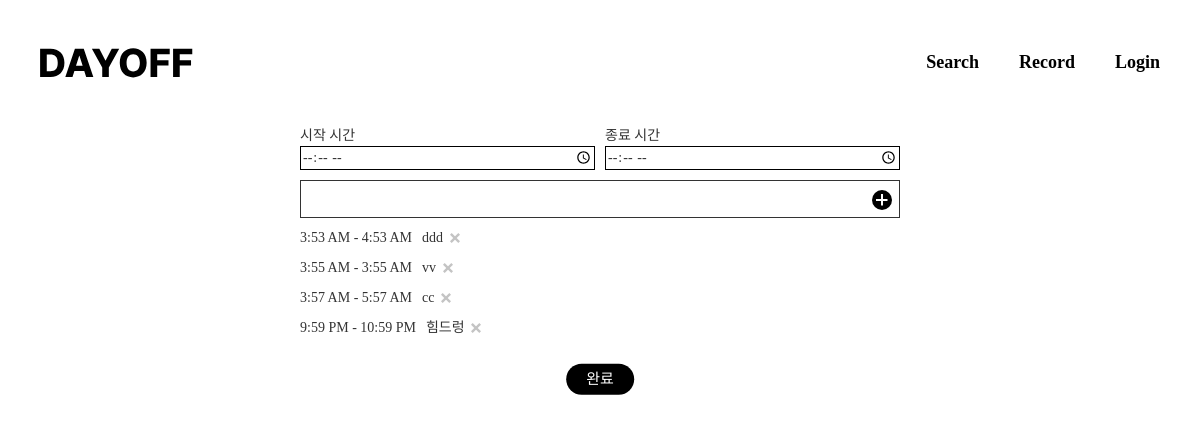
The page /addSchedule/34 on the database its author committed.
### today/models.py (models this page shows, shortened)
class Schedule(models.Model):
    post = models.ForeignKey(
        Post, on_delete=models.CASCADE, related_name='schedules', blank=True, null=True)
    start_time = models.TimeField(default=datetime.time(00, 00))
    end_time = models.TimeField(default=datetime.time(00, 00))
    contents = models.CharField(max_length=100, blank=True, null=True)

### today/views.py (the view)
# urls.py: path('addSchedule/<int:post_id>', today.views.addSchedule, name="addSchedule"),
def addSchedule(request, post_id):
    post_detail=get_object_or_404(Post, pk=post_id)
    schedule=post_detail.schedules.all().order_by('start_time__hour')
    return render(request, 'addSchedule.html', {'post':post_detail, 'schedules':schedule})

### templates/addSchedule.html (shortened to what this page needs)
<!DOCTYPE html>
<html lang="en">
  <head>
    <link
      rel="stylesheet"
      href="https://maxcdn.bootstrapcdn.com/bootstrap/3.3.2/css/bootstrap.min.css"
    />
    <link rel="stylesheet" type="text/css" href="../static/css/common.css" />
    <link
      rel="stylesheet"
      type="text/css"
      href="../static/css/addSchedule.css"
    />
  </head>
  <body>
    {% include 'header.html' %}
    <div class="addschedule-contents">
      <form method="POST" action="{% url 'createSchedule' post.id %}">
        <div class="time-container">
          <div class="time-title">시작 시간</div>
          <div class="time-title">종료 시간</div>
          <input type="time" name="start_time" class="time-input" />
          <input type="time" name="end_time" class="time-input" />
        </div>
        <div class="schedule-content-container">
          <input type="text" name="contents" id="schedule-content" />
          <button class="add-button" type="submit">
            <img src="../static/image/add-button.svg" class="search-icon" />
          </button>
        </div>
      </form>
      {% for schedule in schedules.all %}
      <div class="post-schedule">
        <div class="schedule-time">
          {{schedule.start_time|time:"g:i A"}}
          <span> - </span> {{schedule.end_time|time:"g:i A"}}
        </div>
        <div class="schedule-content">
          {{schedule.contents}}
          <a href="{% url 'deleteNewSchedule' post.id schedule.id %}"
            ><img
              src="../static/image/schedule-delete.svg"
              class="schedule-delete"
          /></a>
        </div>
      </div>
      {% endfor %}
      <a href="{% url 'postDetail' post.id %}"
        ><button class="finish-button">완료</button></a
      >
    </div>
  </body>
</html>

### static/css/common.css (style rules this page uses)
* { font-family: Pretendard; }
a { text-decoration: none; }
.search-icon { width: 20px; padding-top: 2px; }
.schedule-delete { margin-left: 3px; }

### static/css/addSchedule.css (style rules this page uses)
.addschedule-contents { padding: 0 25%; }
.finish-button { font-size: 15px; font-weight: 500; border-style: none; color: white; background-color: black; padding: 5px 20px; position: relative; left: 50%; transform: translate(-50%, 50%); border-radius: 20px; }
.schedule-content-container { display: flex; justify-content: space-between; align-items: center; border-style: solid; border-width: 1px; padding: 5px 0; margin: 10px 0; }
#schedule-content { outline: none; background: transparent; border-style: none; width: 100%; }
.add-button { outline: none; background: transparent; border: 1px solid transparent; }
.time-container { display: grid; grid-template-columns: 1fr 1fr; column-gap: 10px; }
.time-title { font-weight: 500; }
.time-input { border: solid black 1px; }
.post-schedule { margin: 10px 0; display: flex; }
.schedule-time { font-weight: 500; }
.schedule-content { margin-left: 10px; }

### rows shown on the page
Schedule: start_time "3:53 AM", end_time "4:53 AM", contents "ddd"
Schedule: start_time "3:55 AM", end_time "3:55 AM", contents "vv"
Schedule: start_time "3:57 AM", end_time "5:57 AM", contents "cc"
Schedule: start_time "9:59 PM", end_time "10:59 PM", contents "힘드렁"
